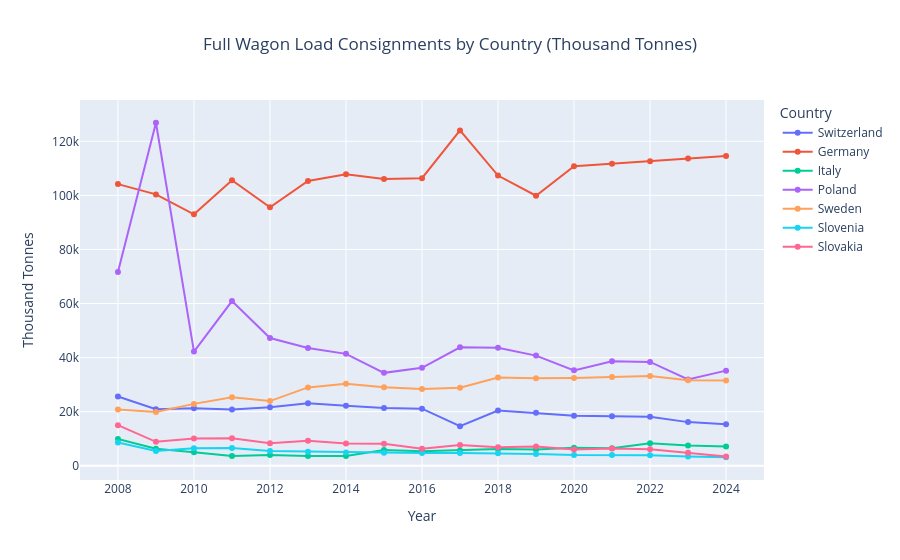

The notebook cell this image was saved under:
### Markdown cell above
The output here describes the full train load that is carried in rail freight to the countries mentioned above. Here it is seen that Germany carries the largest quantity (Thousand Tonnes) of full train load consignment type while Slovenia has the least amount of full train loads being carried.Italy has shown a relatively steady increase in the amount of full load trains. Switzerland, Slovakia and Sweden have shown a steady trend of full train loads, with Slovakia showing signs of decline. Poland has witnessed a drastic drop from 2008 till 2009 but then gained it as quickly, showing resiliency. It remained stable before increasing and decreasing again till 2024, showing some signs of volatility even during its growth. Germany maintains the highest amount of full train loads. Germany having a large quantity of full train load indicates a large industrial presence within the country, which is expected and is required to meet the growing demands of it. An increasing demand from Italy also suggests a strong requirement for grains and industry raw materials or equipment for the country.

### Code cell
# --- Plot 2: Full Wagon Load ---
fig2 = px.line(
    df_plot,
    x='Year',
    y='Full_Wagon',
    color='Country_Name',
    markers=True,
    title='Full Wagon Load Consignments by Country (Thousand Tonnes)',
    labels={'Full_Wagon': 'Thousand Tonnes', 'Country_Name': 'Country'}
)
fig2.update_layout(title_x=0.5, legend_title_text='Country', hovermode='x unified')
fig2.show()

### Figure 1 — Plotly figure (JSON) as saved in the notebook; plotly's stock layout.template omitted (floating-point values rounded to 4 significant figures)
{"data": [{"hovertemplate": "Country=Switzerland<br>Year=%{x}<br>Thousand Tonnes=%{y}<extra></extra>", "legendgroup": "Switzerland", "line": {"color": "#636efa", "dash": "solid"}, "marker": {"symbol": "circle"}, "mode": "lines+markers", "name": "Switzerland", "orientation": "v", "showlegend": true, "type": "scatter", "x": [2008, 2009, 2010, 2011, 2012, 2013, 2014, 2015, 2016, 2017, 2018, 2019, 2020, 2021, 2022, 2023, 2024], "xaxis": "x", "y": [25631, 20875, 21293, 20766, 21593, 23104, 22149, 21357, 21108, 14638, 20404, 19577, 18526, 18292, 18089, 16131, 15376], "yaxis": "y"}, {"hovertemplate": "Country=Germany<br>Year=%{x}<br>Thousand Tonnes=%{y}<extra></extra>", "legendgroup": "Germany", "line": {"color": "#EF553B", "dash": "solid"}, "marker": {"symbol": "circle"}, "mode": "lines+markers", "name": "Germany", "orientation": "v", "showlegend": true, "type": "scatter", "x": [2008, 2009, 2010, 2011, 2012, 2013, 2014, 2015, 2016, 2017, 2018, 2019, 2020, 2021, 2022, 2023, 2024], "xaxis": "x", "y": [104164, 100400.0, 92984, 105581, 95560, 105337, 107810, 106000.0, 106359, 124033, 107325, 99868, 110800.0, 111700.0, 112700.0, 113600.0, 114600.0], "yaxis": "y"}, {"hovertemplate": "Country=Italy<br>Year=%{x}<br>Thousand Tonnes=%{y}<extra></extra>", "legendgroup": "Italy", "line": {"color": "#00cc96", "dash": "solid"}, "marker": {"symbol": "circle"}, "mode": "lines+markers", "name": "Italy", "orientation": "v", "showlegend": true, "type": "scatter", "x": [2008, 2009, 2010, 2011, 2012, 2013, 2014, 2015, 2016, 2017, 2018, 2019, 2020, 2021, 2022, 2023, 2024], "xaxis": "x", "y": [9912, 6308, 4986, 3624, 3980, 3586, 3564, 5838.0, 5352, 5675, 6154.0, 6028, 6660, 6470.0, 8321, 7512, 7066], "yaxis": "y"}, {"hovertemplate": "Country=Poland<br>Year=%{x}<br>Thousand Tonnes=%{y}<extra></extra>", "legendgroup": "Poland", "line": {"color": "#ab63fa", "dash": "solid"}, "marker": {"symbol": "circle"}, "mode": "lines+markers", "name": "Poland", "orientation": "v", "showlegend": true, "type": "scatter", "x": [2008, 2009, 2010, 2011, 2012, 2013, 2014, 2015, 2016, 2017, 2018, 2019, 2020, 2021, 2022, 2023, 2024], "xaxis": "x", "y": [71682, 126860, 42225, 60911, 47209, 43550, 41383, 34349, 36204, 43790, 43658, 40730, 35276, 38679, 38383, 31894, 35169], "yaxis": "y"}, {"hovertemplate": "Country=Sweden<br>Year=%{x}<br>Thousand Tonnes=%{y}<extra></extra>", "legendgroup": "Sweden", "line": {"color": "#FFA15A", "dash": "solid"}, "marker": {"symbol": "circle"}, "mode": "lines+markers", "name": "Sweden", "orientation": "v", "showlegend": true, "type": "scatter", "x": [2008, 2009, 2010, 2011, 2012, 2013, 2014, 2015, 2016, 2017, 2018, 2019, 2020, 2021, 2022, 2023, 2024], "xaxis": "x", "y": [20766, 19860, 22876, 25314, 23904, 28964, 30348, 29070, 28419, 28825, 32621, 32358, 32487, 32834, 33180.0, 31600, 31499], "yaxis": "y"}, {"hovertemplate": "Country=Slovenia<br>Year=%{x}<br>Thousand Tonnes=%{y}<extra></extra>", "legendgroup": "Slovenia", "line": {"color": "#19d3f3", "dash": "solid"}, "marker": {"symbol": "circle"}, "mode": "lines+markers", "name": "Slovenia", "orientation": "v", "showlegend": true, "type": "scatter", "x": [2008, 2009, 2010, 2011, 2012, 2013, 2014, 2015, 2016, 2017, 2018, 2019, 2020, 2021, 2022, 2023, 2024], "xaxis": "x", "y": [8605, 5484, 6494, 6515, 5442, 5216, 4930, 4797, 4715, 4662, 4609, 4333, 3959, 4003, 3905, 3433, 3136], "yaxis": "y"}, {"hovertemplate": "Country=Slovakia<br>Year=%{x}<br>Thousand Tonnes=%{y}<extra></extra>", "legendgroup": "Slovakia", "line": {"color": "#FF6692", "dash": "solid"}, "marker": {"symbol": "circle"}, "mode": "lines+markers", "name": "Slovakia", "orientation": "v", "showlegend": true, "type": "scatter", "x": [2008, 2009, 2010, 2011, 2012, 2013, 2014, 2015, 2016, 2017, 2018, 2019, 2020, 2021, 2022, 2023, 2024], "xaxis": "x", "y": [15009, 8851, 10074, 10172, 8353, 9259, 8259, 8136, 6247, 7622, 6827, 7126, 5974, 6411, 6066, 4769, 3437], "yaxis": "y"}], "layout": {"hovermode": "x unified", "legend": {"title": {"text": "Country"}, "tracegroupgap": 0}, "title": {"text": "Full Wagon Load Consignments by Country (Thousand Tonnes)", "x": 0.5}, "xaxis": {"anchor": "y", "domain": [0, 1], "title": {"text": "Year"}}, "yaxis": {"anchor": "x", "domain": [0, 1], "title": {"text": "Thousand Tonnes"}}}}
